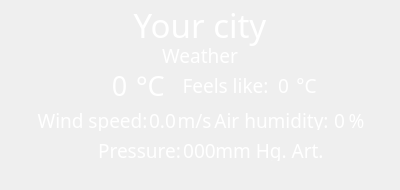
<?xml version="1.0" encoding="UTF-8"?>
<ui version="4.0">
 <class>WeatherWindow</class>
 <widget class="QWidget" name="WeatherWindow">
  <property name="geometry">
   <rect>
    <x>0</x>
    <y>0</y>
    <width>400</width>
    <height>190</height>
   </rect>
  </property>
  <property name="minimumSize">
   <size>
    <width>400</width>
    <height>190</height>
   </size>
  </property>
  <property name="maximumSize">
   <size>
    <width>400</width>
    <height>190</height>
   </size>
  </property>
  <property name="windowTitle">
   <string>Form</string>
  </property>
  <widget class="QLabel" name="citylbl">
   <property name="geometry">
    <rect>
     <x>0</x>
     <y>0</y>
     <width>400</width>
     <height>50</height>
    </rect>
   </property>
   <property name="palette">
    <palette>
     <active>
      <colorrole role="WindowText">
       <brush brushstyle="SolidPattern">
        <color alpha="255">
         <red>255</red>
         <green>255</green>
         <blue>255</blue>
        </color>
       </brush>
      </colorrole>
      <colorrole role="Text">
       <brush brushstyle="SolidPattern">
        <color alpha="255">
         <red>255</red>
         <green>255</green>
         <blue>255</blue>
        </color>
       </brush>
      </colorrole>
      <colorrole role="PlaceholderText">
       <brush brushstyle="SolidPattern">
        <color alpha="128">
         <red>255</red>
         <green>255</green>
         <blue>255</blue>
        </color>
       </brush>
      </colorrole>
     </active>
     <inactive>
      <colorrole role="WindowText">
       <brush brushstyle="SolidPattern">
        <color alpha="255">
         <red>255</red>
         <green>255</green>
         <blue>255</blue>
        </color>
       </brush>
      </colorrole>
      <colorrole role="Text">
       <brush brushstyle="SolidPattern">
        <color alpha="255">
         <red>255</red>
         <green>255</green>
         <blue>255</blue>
        </color>
       </brush>
      </colorrole>
      <colorrole role="PlaceholderText">
       <brush brushstyle="SolidPattern">
        <color alpha="128">
         <red>255</red>
         <green>255</green>
         <blue>255</blue>
        </color>
       </brush>
      </colorrole>
     </inactive>
     <disabled>
      <colorrole role="WindowText">
       <brush brushstyle="SolidPattern">
        <color alpha="255">
         <red>120</red>
         <green>120</green>
         <blue>120</blue>
        </color>
       </brush>
      </colorrole>
      <colorrole role="Text">
       <brush brushstyle="SolidPattern">
        <color alpha="255">
         <red>120</red>
         <green>120</green>
         <blue>120</blue>
        </color>
       </brush>
      </colorrole>
      <colorrole role="PlaceholderText">
       <brush brushstyle="SolidPattern">
        <color alpha="128">
         <red>0</red>
         <green>0</green>
         <blue>0</blue>
        </color>
       </brush>
      </colorrole>
     </disabled>
    </palette>
   </property>
   <property name="font">
    <font>
     <family>Yandex Sans Text Medium</family>
     <pointsize>25</pointsize>
    </font>
   </property>
   <property name="text">
    <string>Your city</string>
   </property>
   <property name="textFormat">
    <enum>Qt::AutoText</enum>
   </property>
   <property name="alignment">
    <set>Qt::AlignCenter</set>
   </property>
  </widget>
  <widget class="QLabel" name="templbl">
   <property name="geometry">
    <rect>
     <x>104</x>
     <y>70</y>
     <width>31</width>
     <height>31</height>
    </rect>
   </property>
   <property name="palette">
    <palette>
     <active>
      <colorrole role="WindowText">
       <brush brushstyle="SolidPattern">
        <color alpha="255">
         <red>255</red>
         <green>255</green>
         <blue>255</blue>
        </color>
       </brush>
      </colorrole>
     </active>
     <inactive>
      <colorrole role="WindowText">
       <brush brushstyle="SolidPattern">
        <color alpha="255">
         <red>255</red>
         <green>255</green>
         <blue>255</blue>
        </color>
       </brush>
      </colorrole>
     </inactive>
     <disabled>
      <colorrole role="WindowText">
       <brush brushstyle="SolidPattern">
        <color alpha="255">
         <red>120</red>
         <green>120</green>
         <blue>120</blue>
        </color>
       </brush>
      </colorrole>
     </disabled>
    </palette>
   </property>
   <property name="font">
    <font>
     <family>Yandex Sans Text Medium</family>
     <pointsize>20</pointsize>
    </font>
   </property>
   <property name="text">
    <string>0</string>
   </property>
   <property name="alignment">
    <set>Qt::AlignCenter</set>
   </property>
  </widget>
  <widget class="QLabel" name="weatherlbl">
   <property name="geometry">
    <rect>
     <x>0</x>
     <y>40</y>
     <width>400</width>
     <height>31</height>
    </rect>
   </property>
   <property name="palette">
    <palette>
     <active>
      <colorrole role="WindowText">
       <brush brushstyle="SolidPattern">
        <color alpha="255">
         <red>255</red>
         <green>255</green>
         <blue>255</blue>
        </color>
       </brush>
      </colorrole>
     </active>
     <inactive>
      <colorrole role="WindowText">
       <brush brushstyle="SolidPattern">
        <color alpha="255">
         <red>255</red>
         <green>255</green>
         <blue>255</blue>
        </color>
       </brush>
      </colorrole>
     </inactive>
     <disabled>
      <colorrole role="WindowText">
       <brush brushstyle="SolidPattern">
        <color alpha="255">
         <red>120</red>
         <green>120</green>
         <blue>120</blue>
        </color>
       </brush>
      </colorrole>
     </disabled>
    </palette>
   </property>
   <property name="font">
    <font>
     <family>Yandex Sans Text Medium</family>
     <pointsize>14</pointsize>
    </font>
   </property>
   <property name="text">
    <string>Weather</string>
   </property>
   <property name="alignment">
    <set>Qt::AlignCenter</set>
   </property>
  </widget>
  <widget class="QLabel" name="feelslike">
   <property name="geometry">
    <rect>
     <x>180</x>
     <y>75</y>
     <width>91</width>
     <height>21</height>
    </rect>
   </property>
   <property name="palette">
    <palette>
     <active>
      <colorrole role="WindowText">
       <brush brushstyle="SolidPattern">
        <color alpha="255">
         <red>255</red>
         <green>255</green>
         <blue>255</blue>
        </color>
       </brush>
      </colorrole>
     </active>
     <inactive>
      <colorrole role="WindowText">
       <brush brushstyle="SolidPattern">
        <color alpha="255">
         <red>255</red>
         <green>255</green>
         <blue>255</blue>
        </color>
       </brush>
      </colorrole>
     </inactive>
     <disabled>
      <colorrole role="WindowText">
       <brush brushstyle="SolidPattern">
        <color alpha="255">
         <red>120</red>
         <green>120</green>
         <blue>120</blue>
        </color>
       </brush>
      </colorrole>
     </disabled>
    </palette>
   </property>
   <property name="font">
    <font>
     <family>Yandex Sans Text Medium</family>
     <pointsize>14</pointsize>
    </font>
   </property>
   <property name="text">
    <string>Feels like:</string>
   </property>
   <property name="alignment">
    <set>Qt::AlignCenter</set>
   </property>
  </widget>
  <widget class="QLabel" name="feelslbl">
   <property name="geometry">
    <rect>
     <x>268</x>
     <y>75</y>
     <width>31</width>
     <height>21</height>
    </rect>
   </property>
   <property name="palette">
    <palette>
     <active>
      <colorrole role="WindowText">
       <brush brushstyle="SolidPattern">
        <color alpha="255">
         <red>255</red>
         <green>255</green>
         <blue>255</blue>
        </color>
       </brush>
      </colorrole>
     </active>
     <inactive>
      <colorrole role="WindowText">
       <brush brushstyle="SolidPattern">
        <color alpha="255">
         <red>255</red>
         <green>255</green>
         <blue>255</blue>
        </color>
       </brush>
      </colorrole>
     </inactive>
     <disabled>
      <colorrole role="WindowText">
       <brush brushstyle="SolidPattern">
        <color alpha="255">
         <red>120</red>
         <green>120</green>
         <blue>120</blue>
        </color>
       </brush>
      </colorrole>
     </disabled>
    </palette>
   </property>
   <property name="font">
    <font>
     <family>Yandex Sans Text Medium</family>
     <pointsize>14</pointsize>
    </font>
   </property>
   <property name="text">
    <string>0</string>
   </property>
   <property name="alignment">
    <set>Qt::AlignCenter</set>
   </property>
  </widget>
  <widget class="QLabel" name="bg">
   <property name="geometry">
    <rect>
     <x>0</x>
     <y>0</y>
     <width>411</width>
     <height>211</height>
    </rect>
   </property>
   <property name="text">
    <string/>
   </property>
   <property name="pixmap">
    <pixmap>../../../../Users/kindast/Desktop/weather/GUI Version (not finished)/icons/background.jpg</pixmap>
   </property>
   <property name="scaledContents">
    <bool>true</bool>
   </property>
  </widget>
  <widget class="QLabel" name="clbl">
   <property name="geometry">
    <rect>
     <x>130</x>
     <y>70</y>
     <width>41</width>
     <height>31</height>
    </rect>
   </property>
   <property name="palette">
    <palette>
     <active>
      <colorrole role="WindowText">
       <brush brushstyle="SolidPattern">
        <color alpha="255">
         <red>255</red>
         <green>255</green>
         <blue>255</blue>
        </color>
       </brush>
      </colorrole>
     </active>
     <inactive>
      <colorrole role="WindowText">
       <brush brushstyle="SolidPattern">
        <color alpha="255">
         <red>255</red>
         <green>255</green>
         <blue>255</blue>
        </color>
       </brush>
      </colorrole>
     </inactive>
     <disabled>
      <colorrole role="WindowText">
       <brush brushstyle="SolidPattern">
        <color alpha="255">
         <red>120</red>
         <green>120</green>
         <blue>120</blue>
        </color>
       </brush>
      </colorrole>
     </disabled>
    </palette>
   </property>
   <property name="font">
    <font>
     <family>Yandex Sans Text Medium</family>
     <pointsize>20</pointsize>
    </font>
   </property>
   <property name="text">
    <string>°С</string>
   </property>
   <property name="alignment">
    <set>Qt::AlignCenter</set>
   </property>
  </widget>
  <widget class="QLabel" name="clbl_2">
   <property name="geometry">
    <rect>
     <x>291</x>
     <y>75</y>
     <width>31</width>
     <height>21</height>
    </rect>
   </property>
   <property name="palette">
    <palette>
     <active>
      <colorrole role="WindowText">
       <brush brushstyle="SolidPattern">
        <color alpha="255">
         <red>255</red>
         <green>255</green>
         <blue>255</blue>
        </color>
       </brush>
      </colorrole>
     </active>
     <inactive>
      <colorrole role="WindowText">
       <brush brushstyle="SolidPattern">
        <color alpha="255">
         <red>255</red>
         <green>255</green>
         <blue>255</blue>
        </color>
       </brush>
      </colorrole>
     </inactive>
     <disabled>
      <colorrole role="WindowText">
       <brush brushstyle="SolidPattern">
        <color alpha="255">
         <red>120</red>
         <green>120</green>
         <blue>120</blue>
        </color>
       </brush>
      </colorrole>
     </disabled>
    </palette>
   </property>
   <property name="font">
    <font>
     <family>Yandex Sans Text Medium</family>
     <pointsize>14</pointsize>
    </font>
   </property>
   <property name="text">
    <string>°С</string>
   </property>
   <property name="alignment">
    <set>Qt::AlignCenter</set>
   </property>
  </widget>
  <widget class="QLabel" name="windspeed">
   <property name="geometry">
    <rect>
     <x>32</x>
     <y>110</y>
     <width>121</width>
     <height>21</height>
    </rect>
   </property>
   <property name="palette">
    <palette>
     <active>
      <colorrole role="WindowText">
       <brush brushstyle="SolidPattern">
        <color alpha="255">
         <red>255</red>
         <green>255</green>
         <blue>255</blue>
        </color>
       </brush>
      </colorrole>
     </active>
     <inactive>
      <colorrole role="WindowText">
       <brush brushstyle="SolidPattern">
        <color alpha="255">
         <red>255</red>
         <green>255</green>
         <blue>255</blue>
        </color>
       </brush>
      </colorrole>
     </inactive>
     <disabled>
      <colorrole role="WindowText">
       <brush brushstyle="SolidPattern">
        <color alpha="255">
         <red>120</red>
         <green>120</green>
         <blue>120</blue>
        </color>
       </brush>
      </colorrole>
     </disabled>
    </palette>
   </property>
   <property name="font">
    <font>
     <family>Yandex Sans Text Medium</family>
     <pointsize>14</pointsize>
    </font>
   </property>
   <property name="text">
    <string>Wind speed:</string>
   </property>
   <property name="alignment">
    <set>Qt::AlignCenter</set>
   </property>
  </widget>
  <widget class="QLabel" name="speedlbl">
   <property name="geometry">
    <rect>
     <x>147</x>
     <y>110</y>
     <width>31</width>
     <height>20</height>
    </rect>
   </property>
   <property name="palette">
    <palette>
     <active>
      <colorrole role="WindowText">
       <brush brushstyle="SolidPattern">
        <color alpha="255">
         <red>255</red>
         <green>255</green>
         <blue>255</blue>
        </color>
       </brush>
      </colorrole>
     </active>
     <inactive>
      <colorrole role="WindowText">
       <brush brushstyle="SolidPattern">
        <color alpha="255">
         <red>255</red>
         <green>255</green>
         <blue>255</blue>
        </color>
       </brush>
      </colorrole>
     </inactive>
     <disabled>
      <colorrole role="WindowText">
       <brush brushstyle="SolidPattern">
        <color alpha="255">
         <red>120</red>
         <green>120</green>
         <blue>120</blue>
        </color>
       </brush>
      </colorrole>
     </disabled>
    </palette>
   </property>
   <property name="font">
    <font>
     <family>Yandex Sans Text Medium</family>
     <pointsize>14</pointsize>
    </font>
   </property>
   <property name="text">
    <string>0.0</string>
   </property>
   <property name="alignment">
    <set>Qt::AlignCenter</set>
   </property>
  </widget>
  <widget class="QLabel" name="mslbl">
   <property name="geometry">
    <rect>
     <x>171</x>
     <y>110</y>
     <width>47</width>
     <height>20</height>
    </rect>
   </property>
   <property name="palette">
    <palette>
     <active>
      <colorrole role="WindowText">
       <brush brushstyle="SolidPattern">
        <color alpha="255">
         <red>255</red>
         <green>255</green>
         <blue>255</blue>
        </color>
       </brush>
      </colorrole>
     </active>
     <inactive>
      <colorrole role="WindowText">
       <brush brushstyle="SolidPattern">
        <color alpha="255">
         <red>255</red>
         <green>255</green>
         <blue>255</blue>
        </color>
       </brush>
      </colorrole>
     </inactive>
     <disabled>
      <colorrole role="WindowText">
       <brush brushstyle="SolidPattern">
        <color alpha="255">
         <red>120</red>
         <green>120</green>
         <blue>120</blue>
        </color>
       </brush>
      </colorrole>
     </disabled>
    </palette>
   </property>
   <property name="font">
    <font>
     <family>Yandex Sans Text Medium</family>
     <pointsize>14</pointsize>
    </font>
   </property>
   <property name="text">
    <string>m/s</string>
   </property>
   <property name="alignment">
    <set>Qt::AlignCenter</set>
   </property>
  </widget>
  <widget class="QLabel" name="airhumidity">
   <property name="geometry">
    <rect>
     <x>211</x>
     <y>110</y>
     <width>121</width>
     <height>20</height>
    </rect>
   </property>
   <property name="palette">
    <palette>
     <active>
      <colorrole role="WindowText">
       <brush brushstyle="SolidPattern">
        <color alpha="255">
         <red>255</red>
         <green>255</green>
         <blue>255</blue>
        </color>
       </brush>
      </colorrole>
     </active>
     <inactive>
      <colorrole role="WindowText">
       <brush brushstyle="SolidPattern">
        <color alpha="255">
         <red>255</red>
         <green>255</green>
         <blue>255</blue>
        </color>
       </brush>
      </colorrole>
     </inactive>
     <disabled>
      <colorrole role="WindowText">
       <brush brushstyle="SolidPattern">
        <color alpha="255">
         <red>120</red>
         <green>120</green>
         <blue>120</blue>
        </color>
       </brush>
      </colorrole>
     </disabled>
    </palette>
   </property>
   <property name="font">
    <font>
     <family>Yandex Sans Text Medium</family>
     <pointsize>14</pointsize>
    </font>
   </property>
   <property name="text">
    <string>Air humidity:</string>
   </property>
   <property name="alignment">
    <set>Qt::AlignCenter</set>
   </property>
  </widget>
  <widget class="QLabel" name="humlbl">
   <property name="geometry">
    <rect>
     <x>324</x>
     <y>110</y>
     <width>31</width>
     <height>21</height>
    </rect>
   </property>
   <property name="palette">
    <palette>
     <active>
      <colorrole role="WindowText">
       <brush brushstyle="SolidPattern">
        <color alpha="255">
         <red>255</red>
         <green>255</green>
         <blue>255</blue>
        </color>
       </brush>
      </colorrole>
     </active>
     <inactive>
      <colorrole role="WindowText">
       <brush brushstyle="SolidPattern">
        <color alpha="255">
         <red>255</red>
         <green>255</green>
         <blue>255</blue>
        </color>
       </brush>
      </colorrole>
     </inactive>
     <disabled>
      <colorrole role="WindowText">
       <brush brushstyle="SolidPattern">
        <color alpha="255">
         <red>120</red>
         <green>120</green>
         <blue>120</blue>
        </color>
       </brush>
      </colorrole>
     </disabled>
    </palette>
   </property>
   <property name="font">
    <font>
     <family>Yandex Sans Text Medium</family>
     <pointsize>14</pointsize>
    </font>
   </property>
   <property name="text">
    <string>0</string>
   </property>
   <property name="alignment">
    <set>Qt::AlignCenter</set>
   </property>
  </widget>
  <widget class="QLabel" name="procent">
   <property name="geometry">
    <rect>
     <x>346</x>
     <y>110</y>
     <width>21</width>
     <height>20</height>
    </rect>
   </property>
   <property name="palette">
    <palette>
     <active>
      <colorrole role="WindowText">
       <brush brushstyle="SolidPattern">
        <color alpha="255">
         <red>255</red>
         <green>255</green>
         <blue>255</blue>
        </color>
       </brush>
      </colorrole>
     </active>
     <inactive>
      <colorrole role="WindowText">
       <brush brushstyle="SolidPattern">
        <color alpha="255">
         <red>255</red>
         <green>255</green>
         <blue>255</blue>
        </color>
       </brush>
      </colorrole>
     </inactive>
     <disabled>
      <colorrole role="WindowText">
       <brush brushstyle="SolidPattern">
        <color alpha="255">
         <red>120</red>
         <green>120</green>
         <blue>120</blue>
        </color>
       </brush>
      </colorrole>
     </disabled>
    </palette>
   </property>
   <property name="font">
    <font>
     <family>Yandex Sans Text Medium</family>
     <pointsize>14</pointsize>
    </font>
   </property>
   <property name="text">
    <string>%</string>
   </property>
   <property name="alignment">
    <set>Qt::AlignCenter</set>
   </property>
  </widget>
  <widget class="QLabel" name="pressure">
   <property name="geometry">
    <rect>
     <x>94</x>
     <y>140</y>
     <width>91</width>
     <height>20</height>
    </rect>
   </property>
   <property name="palette">
    <palette>
     <active>
      <colorrole role="WindowText">
       <brush brushstyle="SolidPattern">
        <color alpha="255">
         <red>255</red>
         <green>255</green>
         <blue>255</blue>
        </color>
       </brush>
      </colorrole>
     </active>
     <inactive>
      <colorrole role="WindowText">
       <brush brushstyle="SolidPattern">
        <color alpha="255">
         <red>255</red>
         <green>255</green>
         <blue>255</blue>
        </color>
       </brush>
      </colorrole>
     </inactive>
     <disabled>
      <colorrole role="WindowText">
       <brush brushstyle="SolidPattern">
        <color alpha="255">
         <red>120</red>
         <green>120</green>
         <blue>120</blue>
        </color>
       </brush>
      </colorrole>
     </disabled>
    </palette>
   </property>
   <property name="font">
    <font>
     <family>Yandex Sans Text Medium</family>
     <pointsize>14</pointsize>
    </font>
   </property>
   <property name="text">
    <string>Pressure:</string>
   </property>
   <property name="alignment">
    <set>Qt::AlignCenter</set>
   </property>
  </widget>
  <widget class="QLabel" name="preslbl">
   <property name="geometry">
    <rect>
     <x>183</x>
     <y>140</y>
     <width>33</width>
     <height>20</height>
    </rect>
   </property>
   <property name="palette">
    <palette>
     <active>
      <colorrole role="WindowText">
       <brush brushstyle="SolidPattern">
        <color alpha="255">
         <red>255</red>
         <green>255</green>
         <blue>255</blue>
        </color>
       </brush>
      </colorrole>
     </active>
     <inactive>
      <colorrole role="WindowText">
       <brush brushstyle="SolidPattern">
        <color alpha="255">
         <red>255</red>
         <green>255</green>
         <blue>255</blue>
        </color>
       </brush>
      </colorrole>
     </inactive>
     <disabled>
      <colorrole role="WindowText">
       <brush brushstyle="SolidPattern">
        <color alpha="255">
         <red>120</red>
         <green>120</green>
         <blue>120</blue>
        </color>
       </brush>
      </colorrole>
     </disabled>
    </palette>
   </property>
   <property name="font">
    <font>
     <family>Yandex Sans Text Medium</family>
     <pointsize>14</pointsize>
    </font>
   </property>
   <property name="text">
    <string>000</string>
   </property>
   <property name="alignment">
    <set>Qt::AlignCenter</set>
   </property>
  </widget>
  <widget class="QLabel" name="mm">
   <property name="geometry">
    <rect>
     <x>214</x>
     <y>140</y>
     <width>111</width>
     <height>21</height>
    </rect>
   </property>
   <property name="palette">
    <palette>
     <active>
      <colorrole role="WindowText">
       <brush brushstyle="SolidPattern">
        <color alpha="255">
         <red>255</red>
         <green>255</green>
         <blue>255</blue>
        </color>
       </brush>
      </colorrole>
     </active>
     <inactive>
      <colorrole role="WindowText">
       <brush brushstyle="SolidPattern">
        <color alpha="255">
         <red>255</red>
         <green>255</green>
         <blue>255</blue>
        </color>
       </brush>
      </colorrole>
     </inactive>
     <disabled>
      <colorrole role="WindowText">
       <brush brushstyle="SolidPattern">
        <color alpha="255">
         <red>120</red>
         <green>120</green>
         <blue>120</blue>
        </color>
       </brush>
      </colorrole>
     </disabled>
    </palette>
   </property>
   <property name="font">
    <font>
     <family>Yandex Sans Text Medium</family>
     <pointsize>14</pointsize>
    </font>
   </property>
   <property name="text">
    <string>mm Hg. Art.</string>
   </property>
   <property name="alignment">
    <set>Qt::AlignCenter</set>
   </property>
  </widget>
  <zorder>bg</zorder>
  <zorder>citylbl</zorder>
  <zorder>feelslbl</zorder>
  <zorder>feelslike</zorder>
  <zorder>templbl</zorder>
  <zorder>weatherlbl</zorder>
  <zorder>clbl</zorder>
  <zorder>clbl_2</zorder>
  <zorder>windspeed</zorder>
  <zorder>speedlbl</zorder>
  <zorder>mslbl</zorder>
  <zorder>airhumidity</zorder>
  <zorder>humlbl</zorder>
  <zorder>procent</zorder>
  <zorder>pressure</zorder>
  <zorder>preslbl</zorder>
  <zorder>mm</zorder>
 </widget>
 <resources/>
 <connections/>
</ui>
